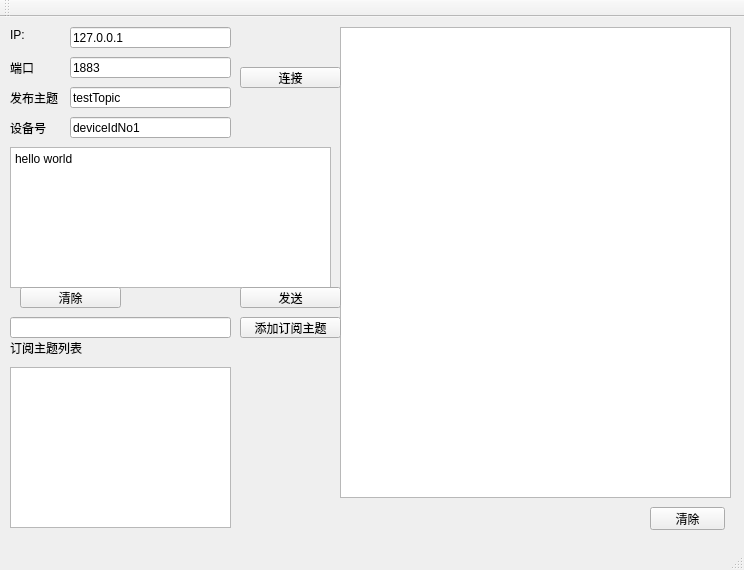
<?xml version="1.0" encoding="UTF-8"?>
<ui version="4.0">
 <class>mainWindow</class>
 <widget class="QMainWindow" name="mainWindow">
  <property name="geometry">
   <rect>
    <x>0</x>
    <y>0</y>
    <width>744</width>
    <height>570</height>
   </rect>
  </property>
  <property name="sizePolicy">
   <sizepolicy hsizetype="Fixed" vsizetype="Fixed">
    <horstretch>0</horstretch>
    <verstretch>0</verstretch>
   </sizepolicy>
  </property>
  <property name="windowTitle">
   <string>mainWindow</string>
  </property>
  <widget class="QWidget" name="centralWidget">
   <widget class="QTextBrowser" name="textBrowser_mainText">
    <property name="geometry">
     <rect>
      <x>340</x>
      <y>10</y>
      <width>391</width>
      <height>471</height>
     </rect>
    </property>
    <property name="html">
     <string>&lt;!DOCTYPE HTML PUBLIC &quot;-//W3C//DTD HTML 4.0//EN&quot; &quot;http://www.w3.org/TR/REC-html40/strict.dtd&quot;&gt;
&lt;html&gt;&lt;head&gt;&lt;meta name=&quot;qrichtext&quot; content=&quot;1&quot; /&gt;&lt;style type=&quot;text/css&quot;&gt;
p, li { white-space: pre-wrap; }
&lt;/style&gt;&lt;/head&gt;&lt;body style=&quot; font-family:'SimSun'; font-size:9pt; font-weight:400; font-style:normal;&quot;&gt;
&lt;p style=&quot;-qt-paragraph-type:empty; margin-top:0px; margin-bottom:0px; margin-left:0px; margin-right:0px; -qt-block-indent:0; text-indent:0px;&quot;&gt;&lt;br /&gt;&lt;/p&gt;&lt;/body&gt;&lt;/html&gt;</string>
    </property>
   </widget>
   <widget class="QLabel" name="label_ip">
    <property name="geometry">
     <rect>
      <x>10</x>
      <y>10</y>
      <width>21</width>
      <height>16</height>
     </rect>
    </property>
    <property name="text">
     <string>IP:</string>
    </property>
   </widget>
   <widget class="QLineEdit" name="lineEdit_ip">
    <property name="geometry">
     <rect>
      <x>70</x>
      <y>10</y>
      <width>161</width>
      <height>21</height>
     </rect>
    </property>
    <property name="text">
     <string>127.0.0.1</string>
    </property>
   </widget>
   <widget class="QLabel" name="label_port">
    <property name="geometry">
     <rect>
      <x>10</x>
      <y>40</y>
      <width>41</width>
      <height>21</height>
     </rect>
    </property>
    <property name="text">
     <string>端口</string>
    </property>
   </widget>
   <widget class="QLabel" name="label_pubTopic">
    <property name="geometry">
     <rect>
      <x>10</x>
      <y>70</y>
      <width>51</width>
      <height>21</height>
     </rect>
    </property>
    <property name="text">
     <string>发布主题</string>
    </property>
   </widget>
   <widget class="QTextEdit" name="textEdit_sendText">
    <property name="geometry">
     <rect>
      <x>10</x>
      <y>130</y>
      <width>321</width>
      <height>141</height>
     </rect>
    </property>
    <property name="html">
     <string>&lt;!DOCTYPE HTML PUBLIC &quot;-//W3C//DTD HTML 4.0//EN&quot; &quot;http://www.w3.org/TR/REC-html40/strict.dtd&quot;&gt;
&lt;html&gt;&lt;head&gt;&lt;meta name=&quot;qrichtext&quot; content=&quot;1&quot; /&gt;&lt;style type=&quot;text/css&quot;&gt;
p, li { white-space: pre-wrap; }
&lt;/style&gt;&lt;/head&gt;&lt;body style=&quot; font-family:'SimSun'; font-size:9pt; font-weight:400; font-style:normal;&quot;&gt;
&lt;p style=&quot; margin-top:0px; margin-bottom:0px; margin-left:0px; margin-right:0px; -qt-block-indent:0; text-indent:0px;&quot;&gt;hello world&lt;/p&gt;&lt;/body&gt;&lt;/html&gt;</string>
    </property>
   </widget>
   <widget class="QLineEdit" name="lineEdit_port">
    <property name="geometry">
     <rect>
      <x>70</x>
      <y>40</y>
      <width>161</width>
      <height>21</height>
     </rect>
    </property>
    <property name="text">
     <string>1883</string>
    </property>
   </widget>
   <widget class="QLineEdit" name="lineEdit_pubTopic">
    <property name="geometry">
     <rect>
      <x>70</x>
      <y>70</y>
      <width>161</width>
      <height>21</height>
     </rect>
    </property>
    <property name="text">
     <string>testTopic</string>
    </property>
   </widget>
   <widget class="QLabel" name="label_4">
    <property name="geometry">
     <rect>
      <x>10</x>
      <y>320</y>
      <width>81</width>
      <height>21</height>
     </rect>
    </property>
    <property name="text">
     <string>订阅主题列表</string>
    </property>
   </widget>
   <widget class="QPushButton" name="pushButton_addSub">
    <property name="geometry">
     <rect>
      <x>240</x>
      <y>300</y>
      <width>101</width>
      <height>21</height>
     </rect>
    </property>
    <property name="text">
     <string>添加订阅主题</string>
    </property>
   </widget>
   <widget class="QPushButton" name="pushButton_send">
    <property name="geometry">
     <rect>
      <x>240</x>
      <y>270</y>
      <width>101</width>
      <height>21</height>
     </rect>
    </property>
    <property name="text">
     <string>发送</string>
    </property>
   </widget>
   <widget class="QTextBrowser" name="textBrowser_subList">
    <property name="geometry">
     <rect>
      <x>10</x>
      <y>350</y>
      <width>221</width>
      <height>161</height>
     </rect>
    </property>
    <property name="html">
     <string>&lt;!DOCTYPE HTML PUBLIC &quot;-//W3C//DTD HTML 4.0//EN&quot; &quot;http://www.w3.org/TR/REC-html40/strict.dtd&quot;&gt;
&lt;html&gt;&lt;head&gt;&lt;meta name=&quot;qrichtext&quot; content=&quot;1&quot; /&gt;&lt;style type=&quot;text/css&quot;&gt;
p, li { white-space: pre-wrap; }
&lt;/style&gt;&lt;/head&gt;&lt;body style=&quot; font-family:'SimSun'; font-size:9pt; font-weight:400; font-style:normal;&quot;&gt;
&lt;p style=&quot;-qt-paragraph-type:empty; margin-top:0px; margin-bottom:0px; margin-left:0px; margin-right:0px; -qt-block-indent:0; text-indent:0px;&quot;&gt;&lt;br /&gt;&lt;/p&gt;&lt;/body&gt;&lt;/html&gt;</string>
    </property>
   </widget>
   <widget class="QPushButton" name="pushButton_connectOrDisConnect">
    <property name="geometry">
     <rect>
      <x>240</x>
      <y>50</y>
      <width>101</width>
      <height>21</height>
     </rect>
    </property>
    <property name="text">
     <string>连接</string>
    </property>
   </widget>
   <widget class="QLineEdit" name="lineEdit_subTopic">
    <property name="geometry">
     <rect>
      <x>10</x>
      <y>300</y>
      <width>221</width>
      <height>21</height>
     </rect>
    </property>
   </widget>
   <widget class="QPushButton" name="pushButton_clearMainText">
    <property name="geometry">
     <rect>
      <x>650</x>
      <y>490</y>
      <width>75</width>
      <height>23</height>
     </rect>
    </property>
    <property name="text">
     <string>清除</string>
    </property>
   </widget>
   <widget class="QPushButton" name="pushButton_clearSendText">
    <property name="geometry">
     <rect>
      <x>20</x>
      <y>270</y>
      <width>101</width>
      <height>21</height>
     </rect>
    </property>
    <property name="text">
     <string>清除</string>
    </property>
   </widget>
   <widget class="QLabel" name="label_deviceId">
    <property name="geometry">
     <rect>
      <x>10</x>
      <y>100</y>
      <width>51</width>
      <height>21</height>
     </rect>
    </property>
    <property name="text">
     <string>设备号</string>
    </property>
   </widget>
   <widget class="QLineEdit" name="lineEdit_deviceId">
    <property name="geometry">
     <rect>
      <x>70</x>
      <y>100</y>
      <width>161</width>
      <height>21</height>
     </rect>
    </property>
    <property name="text">
     <string>deviceIdNo1</string>
    </property>
   </widget>
  </widget>
  <widget class="QMenuBar" name="menuBar">
   <property name="geometry">
    <rect>
     <x>0</x>
     <y>0</y>
     <width>744</width>
     <height>23</height>
    </rect>
   </property>
  </widget>
  <widget class="QToolBar" name="mainToolBar">
   <attribute name="toolBarArea">
    <enum>TopToolBarArea</enum>
   </attribute>
   <attribute name="toolBarBreak">
    <bool>false</bool>
   </attribute>
  </widget>
  <widget class="QStatusBar" name="statusBar"/>
 </widget>
 <layoutdefault spacing="6" margin="11"/>
 <resources/>
 <connections/>
</ui>
